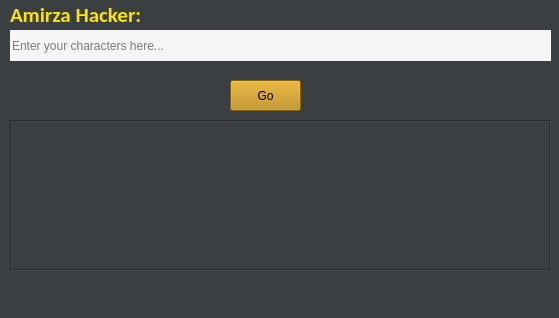
<?xml version="1.0" encoding="UTF-8"?>
<ui version="4.0">
 <class>MainWindow</class>
 <widget class="QMainWindow" name="MainWindow">
  <property name="geometry">
   <rect>
    <x>0</x>
    <y>0</y>
    <width>559</width>
    <height>318</height>
   </rect>
  </property>
  <property name="windowTitle">
   <string>Amirza Hacker</string>
  </property>
  <property name="windowIcon">
   <iconset>
    <normalon>:/newPrefix/Pirate Icon 21.ico</normalon>
   </iconset>
  </property>
  <property name="windowOpacity">
   <double>0.978000000000000</double>
  </property>
  <property name="styleSheet">
   <string notr="true">color:#FCE400;background-color:#3C3F41;</string>
  </property>
  <property name="documentMode">
   <bool>true</bool>
  </property>
  <property name="tabShape">
   <enum>QTabWidget::Rounded</enum>
  </property>
  <property name="dockNestingEnabled">
   <bool>false</bool>
  </property>
  <property name="dockOptions">
   <set>QMainWindow::AllowTabbedDocks|QMainWindow::AnimatedDocks</set>
  </property>
  <widget class="QWidget" name="centralwidget">
   <widget class="QLineEdit" name="lineEdit">
    <property name="geometry">
     <rect>
      <x>10</x>
      <y>30</y>
      <width>541</width>
      <height>31</height>
     </rect>
    </property>
    <property name="statusTip">
     <string>You can type here</string>
    </property>
    <property name="styleSheet">
     <string notr="true">background-color:#F5F5F5 ; color:black</string>
    </property>
    <property name="text">
     <string/>
    </property>
    <property name="frame">
     <bool>false</bool>
    </property>
    <property name="dragEnabled">
     <bool>true</bool>
    </property>
    <property name="placeholderText">
     <string>Enter your characters here...</string>
    </property>
    <property name="cursorMoveStyle">
     <enum>Qt::LogicalMoveStyle</enum>
    </property>
    <property name="clearButtonEnabled">
     <bool>true</bool>
    </property>
   </widget>
   <widget class="QLabel" name="label">
    <property name="geometry">
     <rect>
      <x>10</x>
      <y>5</y>
      <width>531</width>
      <height>20</height>
     </rect>
    </property>
    <property name="font">
     <font>
      <family>Calibri</family>
      <pointsize>16</pointsize>
      <weight>75</weight>
      <bold>true</bold>
     </font>
    </property>
    <property name="styleSheet">
     <string notr="true">overflow : auto;</string>
    </property>
    <property name="text">
     <string>Amirza Hacker:</string>
    </property>
    <property name="scaledContents">
     <bool>true</bool>
    </property>
    <property name="wordWrap">
     <bool>true</bool>
    </property>
   </widget>
   <widget class="QPushButton" name="pushButton">
    <property name="geometry">
     <rect>
      <x>230</x>
      <y>80</y>
      <width>71</width>
      <height>31</height>
     </rect>
    </property>
    <property name="cursor">
     <cursorShape>PointingHandCursor</cursorShape>
    </property>
    <property name="toolTip">
     <string>Shortcut : Enter</string>
    </property>
    <property name="statusTip">
     <string>Click to change number you entered</string>
    </property>
    <property name="whatsThis">
     <string/>
    </property>
    <property name="styleSheet">
     <string notr="true">background-color :#B8860B; color: black</string>
    </property>
    <property name="text">
     <string>Go</string>
    </property>
   </widget>
   <widget class="QTextBrowser" name="textBrowser">
    <property name="geometry">
     <rect>
      <x>10</x>
      <y>120</y>
      <width>541</width>
      <height>151</height>
     </rect>
    </property>
    <property name="cursor" stdset="0">
     <cursorShape>IBeamCursor</cursorShape>
    </property>
    <property name="statusTip">
     <string>Reasults</string>
    </property>
    <property name="styleSheet">
     <string notr="true">color:white ; align:&quot;center&quot;;font-size:14px;</string>
    </property>
    <property name="frameShape">
     <enum>QFrame::Box</enum>
    </property>
    <property name="html">
     <string>&lt;!DOCTYPE HTML PUBLIC &quot;-//W3C//DTD HTML 4.0//EN&quot; &quot;http://www.w3.org/TR/REC-html40/strict.dtd&quot;&gt;
&lt;html&gt;&lt;head&gt;&lt;meta name=&quot;qrichtext&quot; content=&quot;1&quot; /&gt;&lt;style type=&quot;text/css&quot;&gt;
p, li { white-space: pre-wrap; }
&lt;/style&gt;&lt;/head&gt;&lt;body style=&quot; font-family:'MS Shell Dlg 2'; font-size:14px; font-weight:400; font-style:normal;&quot;&gt;
&lt;p align=&quot;center&quot; style=&quot;-qt-paragraph-type:empty; margin-top:0px; margin-bottom:0px; margin-left:0px; margin-right:0px; -qt-block-indent:0; text-indent:0px; font-size:20px;&quot;&gt;&lt;br /&gt;&lt;/p&gt;&lt;/body&gt;&lt;/html&gt;</string>
    </property>
    <property name="textInteractionFlags">
     <set>Qt::TextBrowserInteraction</set>
    </property>
   </widget>
   <widget class="QLabel" name="label_Error">
    <property name="geometry">
     <rect>
      <x>12</x>
      <y>63</y>
      <width>351</width>
      <height>16</height>
     </rect>
    </property>
    <property name="styleSheet">
     <string notr="true">color:red;</string>
    </property>
    <property name="text">
     <string/>
    </property>
   </widget>
  </widget>
  <widget class="QMenuBar" name="menubar">
   <property name="geometry">
    <rect>
     <x>0</x>
     <y>0</y>
     <width>559</width>
     <height>20</height>
    </rect>
   </property>
  </widget>
  <widget class="QStatusBar" name="statusbar"/>
 </widget>
 <resources/>
 <connections/>
</ui>
